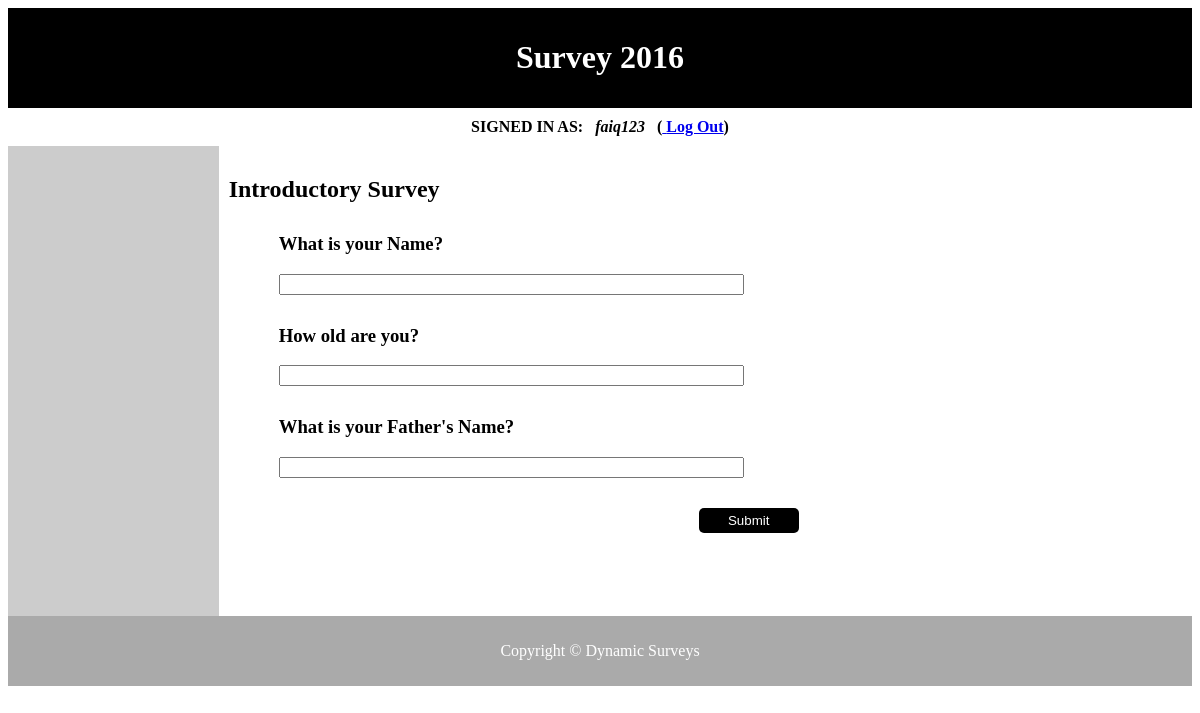
The app's page /CODE/survey_details.php?surveyID=2 (signed in) with its own data.
### tables this page shows
CREATE TABLE IF NOT EXISTS `survey` (
  `survey_id` int(9) NOT NULL AUTO_INCREMENT,
  `survey_name` varchar(300) NOT NULL,
  `access` varchar(20) NOT NULL,
  PRIMARY KEY (`survey_id`)
);

CREATE TABLE IF NOT EXISTS `survey_questions` (
  `question_id` mediumint(9) NOT NULL AUTO_INCREMENT,
  `survey_id` int(9) NOT NULL,
  `question_body` mediumtext NOT NULL,
  PRIMARY KEY (`question_id`),
  KEY `survey_id` (`survey_id`)
);

### CODE/functions/sandbox.php (the view)
<?php
function getQuestions($dbc, $surveyID){
	$query = "SELECT survey_id,question_body FROM survey_questions where survey_id = '".$surveyID."'";
	$result = @mysqli_query($dbc,$query);
	if($result){
		while($row = mysqli_fetch_array($result, MYSQLI_ASSOC)){
			$body = $row['question_body'];
			echo '
			<div class = "entry">
			<h3 class = "qTitle">' .$body.' </h3>
			<form action = "index.php" method = "get">
				<input type = "text" name = "answer" size = "55" >
				<input type = "hidden" value = "question_id" name = "questionid">
			</form>
		</div>
			';
		}
	}
}
?>

### CODE/functions/template.php (shortened to what this page needs)
<?php
function head(){
	echo '<h1>Survey 2016</h1>';
}
function footer(){
	echo '<p>Copyright &copy Dynamic Surveys</p>';
}
function survey_name($dbc, $surveyID){
	$query = "SELECT survey_name FROM survey where survey_id = '".$surveyID."'";
	$result = @mysqli_query($dbc,$query);
	if($result){
		while($row = mysqli_fetch_array($result, MYSQLI_ASSOC)){
			$body = $row['survey_name'];
			echo $body;
		}
	}
}
?>

### CODE/style.css (style rules this page uses)
body { font-family:Times New Roman; }
.entry { margin: 30px 0px 30px 50px; }

### records on screen
survey: survey_name "Introductory Survey"
survey_questions: question_body "What is your Name?"
survey_questions: question_body "How old are you?"
survey_questions: question_body "What is your Father's Name?"

### other values on screen
$_SESSION['login_user'] "faiq123"
